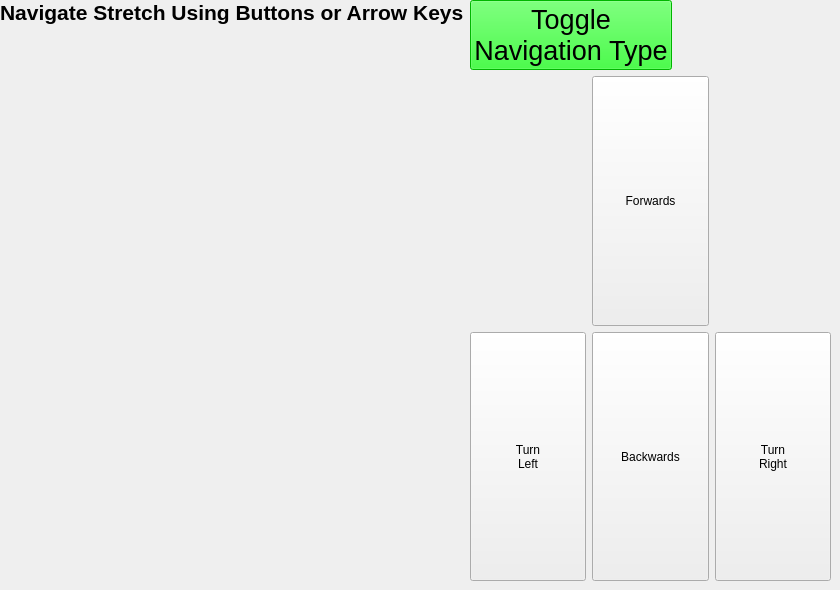
      <widget class="QWidget" name="page_6">
       <widget class="QWidget" name="horizontalLayoutWidget_5">
        <property name="geometry">
         <rect>
          <x>0</x>
          <y>0</y>
          <width>831</width>
          <height>581</height>
         </rect>
        </property>
        <layout class="QHBoxLayout" name="horizontalLayout_6">
         <item>
          <layout class="QVBoxLayout" name="verticalLayout_10">
           <item>
            <widget class="QLabel" name="InstructionLabelPage6">
             <property name="sizePolicy">
              <sizepolicy hsizetype="Preferred" vsizetype="Maximum">
               <horstretch>0</horstretch>
               <verstretch>0</verstretch>
              </sizepolicy>
             </property>
             <property name="palette">
              <palette>
               <active>
                <colorrole role="Button">
                 <brush brushstyle="SolidPattern">
                  <color alpha="255">
                   <red>255</red>
                   <green>255</green>
                   <blue>255</blue>
                  </color>
                 </brush>
                </colorrole>
                <colorrole role="Midlight">
                 <brush brushstyle="SolidPattern">
                  <color alpha="255">
                   <red>255</red>
                   <green>255</green>
                   <blue>255</blue>
                  </color>
                 </brush>
                </colorrole>
                <colorrole role="Dark">
                 <brush brushstyle="SolidPattern">
                  <color alpha="255">
                   <red>127</red>
                   <green>127</green>
                   <blue>127</blue>
                  </color>
                 </brush>
                </colorrole>
                <colorrole role="Mid">
                 <brush brushstyle="SolidPattern">
                  <color alpha="255">
                   <red>170</red>
                   <green>170</green>
                   <blue>170</blue>
                  </color>
                 </brush>
                </colorrole>
                <colorrole role="Window">
                 <brush brushstyle="SolidPattern">
                  <color alpha="255">
                   <red>255</red>
                   <green>255</green>
                   <blue>255</blue>
                  </color>
                 </brush>
                </colorrole>
                <colorrole role="Shadow">
                 <brush brushstyle="SolidPattern">
                  <color alpha="255">
                   <red>0</red>
                   <green>0</green>
                   <blue>0</blue>
                  </color>
                 </brush>
                </colorrole>
                <colorrole role="AlternateBase">
                 <brush brushstyle="SolidPattern">
                  <color alpha="255">
                   <red>255</red>
                   <green>255</green>
                   <blue>255</blue>
                  </color>
                 </brush>
                </colorrole>
               </active>
               <inactive>
                <colorrole role="Button">
                 <brush brushstyle="SolidPattern">
                  <color alpha="255">
                   <red>255</red>
                   <green>255</green>
                   <blue>255</blue>
                  </color>
                 </brush>
                </colorrole>
                <colorrole role="Midlight">
                 <brush brushstyle="SolidPattern">
                  <color alpha="255">
                   <red>255</red>
                   <green>255</green>
                   <blue>255</blue>
                  </color>
                 </brush>
                </colorrole>
                <colorrole role="Dark">
                 <brush brushstyle="SolidPattern">
                  <color alpha="255">
                   <red>127</red>
                   <green>127</green>
                   <blue>127</blue>
                  </color>
                 </brush>
                </colorrole>
                <colorrole role="Mid">
                 <brush brushstyle="SolidPattern">
                  <color alpha="255">
                   <red>170</red>
                   <green>170</green>
                   <blue>170</blue>
                  </color>
                 </brush>
                </colorrole>
                <colorrole role="Window">
                 <brush brushstyle="SolidPattern">
                  <color alpha="255">
                   <red>255</red>
                   <green>255</green>
                   <blue>255</blue>
                  </color>
                 </brush>
                </colorrole>
                <colorrole role="Shadow">
                 <brush brushstyle="SolidPattern">
                  <color alpha="255">
                   <red>0</red>
                   <green>0</green>
                   <blue>0</blue>
                  </color>
                 </brush>
                </colorrole>
                <colorrole role="AlternateBase">
                 <brush brushstyle="SolidPattern">
                  <color alpha="255">
                   <red>255</red>
                   <green>255</green>
                   <blue>255</blue>
                  </color>
                 </brush>
                </colorrole>
               </inactive>
               <disabled>
                <colorrole role="Button">
                 <brush brushstyle="SolidPattern">
                  <color alpha="255">
                   <red>255</red>
                   <green>255</green>
                   <blue>255</blue>
                  </color>
                 </brush>
                </colorrole>
                <colorrole role="Midlight">
                 <brush brushstyle="SolidPattern">
                  <color alpha="255">
                   <red>255</red>
                   <green>255</green>
                   <blue>255</blue>
                  </color>
                 </brush>
                </colorrole>
                <colorrole role="Dark">
                 <brush brushstyle="SolidPattern">
                  <color alpha="255">
                   <red>127</red>
                   <green>127</green>
                   <blue>127</blue>
                  </color>
                 </brush>
                </colorrole>
                <colorrole role="Mid">
                 <brush brushstyle="SolidPattern">
                  <color alpha="255">
                   <red>170</red>
                   <green>170</green>
                   <blue>170</blue>
                  </color>
                 </brush>
                </colorrole>
                <colorrole role="Window">
                 <brush brushstyle="SolidPattern">
                  <color alpha="255">
                   <red>255</red>
                   <green>255</green>
                   <blue>255</blue>
                  </color>
                 </brush>
                </colorrole>
                <colorrole role="Shadow">
                 <brush brushstyle="SolidPattern">
                  <color alpha="255">
                   <red>0</red>
                   <green>0</green>
                   <blue>0</blue>
                  </color>
                 </brush>
                </colorrole>
                <colorrole role="AlternateBase">
                 <brush brushstyle="SolidPattern">
                  <color alpha="255">
                   <red>255</red>
                   <green>255</green>
                   <blue>255</blue>
                  </color>
                 </brush>
                </colorrole>
               </disabled>
              </palette>
             </property>
             <property name="font">
              <font>
               <pointsize>16</pointsize>
               <bold>true</bold>
              </font>
             </property>
             <property name="frameShape">
              <enum>QFrame::NoFrame</enum>
             </property>
             <property name="text">
              <string>Navigate Stretch Using Buttons or Arrow Keys</string>
             </property>
             <property name="scaledContents">
              <bool>false</bool>
             </property>
            </widget>
           </item>
           <item>
            <widget class="SceneViewer" name="DisplayCamera_2">
             <property name="enabled">
              <bool>true</bool>
             </property>
             <property name="frameShape">
              <enum>QFrame::NoFrame</enum>
             </property>
             <property name="text">
              <string/>
             </property>
             <property name="pixmap">
              <pixmap>../../catkin_ws/src/stretch_ros/stretch_gui_client/stretch_uml/src/stretch_uml/loading_icon.png</pixmap>
             </property>
             <property name="scaledContents">
              <bool>true</bool>
             </property>
            </widget>
           </item>
          </layout>
         </item>
         <item>
          <layout class="QVBoxLayout" name="verticalLayout_11">
           <item>
            <widget class="QPushButton" name="ButtonToggleNavType_2">
             <property name="sizePolicy">
              <sizepolicy hsizetype="Maximum" vsizetype="Maximum">
               <horstretch>0</horstretch>
               <verstretch>0</verstretch>
              </sizepolicy>
             </property>
             <property name="palette">
              <palette>
               <active>
                <colorrole role="Button">
                 <brush brushstyle="SolidPattern">
                  <color alpha="255">
                   <red>0</red>
                   <green>255</green>
                   <blue>0</blue>
                  </color>
                 </brush>
                </colorrole>
                <colorrole role="Light">
                 <brush brushstyle="SolidPattern">
                  <color alpha="255">
                   <red>127</red>
                   <green>255</green>
                   <blue>127</blue>
                  </color>
                 </brush>
                </colorrole>
                <colorrole role="Midlight">
                 <brush brushstyle="SolidPattern">
                  <color alpha="255">
                   <red>63</red>
                   <green>255</green>
                   <blue>63</blue>
                  </color>
                 </brush>
                </colorrole>
                <colorrole role="Dark">
                 <brush brushstyle="SolidPattern">
                  <color alpha="255">
                   <red>0</red>
                   <green>127</green>
                   <blue>0</blue>
                  </color>
                 </brush>
                </colorrole>
                <colorrole role="Mid">
                 <brush brushstyle="SolidPattern">
                  <color alpha="255">
                   <red>0</red>
                   <green>170</green>
                   <blue>0</blue>
                  </color>
                 </brush>
                </colorrole>
                <colorrole role="Window">
                 <brush brushstyle="SolidPattern">
                  <color alpha="255">
                   <red>0</red>
                   <green>255</green>
                   <blue>0</blue>
                  </color>
                 </brush>
                </colorrole>
                <colorrole role="Shadow">
                 <brush brushstyle="SolidPattern">
                  <color alpha="255">
                   <red>0</red>
                   <green>0</green>
                   <blue>0</blue>
                  </color>
                 </brush>
                </colorrole>
                <colorrole role="AlternateBase">
                 <brush brushstyle="SolidPattern">
                  <color alpha="255">
                   <red>127</red>
                   <green>255</green>
                   <blue>127</blue>
                  </color>
                 </brush>
                </colorrole>
               </active>
               <inactive>
                <colorrole role="Button">
                 <brush brushstyle="SolidPattern">
                  <color alpha="255">
                   <red>0</red>
                   <green>255</green>
                   <blue>0</blue>
                  </color>
                 </brush>
                </colorrole>
                <colorrole role="Light">
                 <brush brushstyle="SolidPattern">
                  <color alpha="255">
                   <red>127</red>
                   <green>255</green>
                   <blue>127</blue>
                  </color>
                 </brush>
                </colorrole>
                <colorrole role="Midlight">
                 <brush brushstyle="SolidPattern">
                  <color alpha="255">
                   <red>63</red>
                   <green>255</green>
                   <blue>63</blue>
                  </color>
                 </brush>
                </colorrole>
                <colorrole role="Dark">
                 <brush brushstyle="SolidPattern">
                  <color alpha="255">
                   <red>0</red>
                   <green>127</green>
                   <blue>0</blue>
                  </color>
                 </brush>
                </colorrole>
                <colorrole role="Mid">
                 <brush brushstyle="SolidPattern">
                  <color alpha="255">
                   <red>0</red>
                   <green>170</green>
                   <blue>0</blue>
                  </color>
                 </brush>
                </colorrole>
                <colorrole role="Window">
                 <brush brushstyle="SolidPattern">
                  <color alpha="255">
                   <red>0</red>
                   <green>255</green>
                   <blue>0</blue>
                  </color>
                 </brush>
                </colorrole>
                <colorrole role="Shadow">
                 <brush brushstyle="SolidPattern">
                  <color alpha="255">
                   <red>0</red>
                   <green>0</green>
                   <blue>0</blue>
                  </color>
                 </brush>
                </colorrole>
                <colorrole role="AlternateBase">
                 <brush brushstyle="SolidPattern">
                  <color alpha="255">
                   <red>127</red>
                   <green>255</green>
                   <blue>127</blue>
                  </color>
                 </brush>
                </colorrole>
               </inactive>
               <disabled>
                <colorrole role="Button">
                 <brush brushstyle="SolidPattern">
                  <color alpha="255">
                   <red>0</red>
                   <green>255</green>
                   <blue>0</blue>
                  </color>
                 </brush>
                </colorrole>
                <colorrole role="Light">
                 <brush brushstyle="SolidPattern">
                  <color alpha="255">
                   <red>127</red>
                   <green>255</green>
                   <blue>127</blue>
                  </color>
                 </brush>
                </colorrole>
                <colorrole role="Midlight">
                 <brush brushstyle="SolidPattern">
                  <color alpha="255">
                   <red>63</red>
                   <green>255</green>
                   <blue>63</blue>
                  </color>
                 </brush>
                </colorrole>
                <colorrole role="Dark">
                 <brush brushstyle="SolidPattern">
                  <color alpha="255">
                   <red>0</red>
                   <green>127</green>
                   <blue>0</blue>
                  </color>
                 </brush>
                </colorrole>
                <colorrole role="Mid">
                 <brush brushstyle="SolidPattern">
                  <color alpha="255">
                   <red>0</red>
                   <green>170</green>
                   <blue>0</blue>
                  </color>
                 </brush>
                </colorrole>
                <colorrole role="Window">
                 <brush brushstyle="SolidPattern">
                  <color alpha="255">
                   <red>0</red>
                   <green>255</green>
                   <blue>0</blue>
                  </color>
                 </brush>
                </colorrole>
                <colorrole role="Shadow">
                 <brush brushstyle="SolidPattern">
                  <color alpha="255">
                   <red>0</red>
                   <green>0</green>
                   <blue>0</blue>
                  </color>
                 </brush>
                </colorrole>
                <colorrole role="AlternateBase">
                 <brush brushstyle="SolidPattern">
                  <color alpha="255">
                   <red>0</red>
                   <green>255</green>
                   <blue>0</blue>
                  </color>
                 </brush>
                </colorrole>
               </disabled>
              </palette>
             </property>
             <property name="font">
              <font>
               <pointsize>20</pointsize>
               <bold>false</bold>
              </font>
             </property>
             <property name="text">
              <string>Toggle
Navigation Type</string>
             </property>
            </widget>
           </item>
           <item>
            <layout class="QGridLayout" name="gridLayout_6">
             <item row="1" column="1">
              <widget class="QPushButton" name="ButtonBackwards">
               <property name="sizePolicy">
                <sizepolicy hsizetype="Preferred" vsizetype="Preferred">
                 <horstretch>0</horstretch>
                 <verstretch>0</verstretch>
                </sizepolicy>
               </property>
               <property name="text">
                <string>Backwards</string>
               </property>
              </widget>
             </item>
             <item row="1" column="0">
              <widget class="QPushButton" name="ButtonTurnLeft">
               <property name="sizePolicy">
                <sizepolicy hsizetype="Preferred" vsizetype="Preferred">
                 <horstretch>0</horstretch>
                 <verstretch>0</verstretch>
                </sizepolicy>
               </property>
               <property name="text">
                <string>Turn
Left</string>
               </property>
              </widget>
             </item>
             <item row="0" column="1">
              <widget class="QPushButton" name="ButtonForward">
               <property name="sizePolicy">
                <sizepolicy hsizetype="Preferred" vsizetype="Preferred">
                 <horstretch>0</horstretch>
                 <verstretch>0</verstretch>
                </sizepolicy>
               </property>
               <property name="text">
                <string>Forwards</string>
               </property>
              </widget>
             </item>
             <item row="1" column="2">
              <widget class="QPushButton" name="ButtonTurnRight">
               <property name="sizePolicy">
                <sizepolicy hsizetype="Preferred" vsizetype="Preferred">
                 <horstretch>0</horstretch>
                 <verstretch>0</verstretch>
                </sizepolicy>
               </property>
               <property name="text">
                <string>Turn
Right</string>
               </property>
              </widget>
             </item>
            </layout>
           </item>
          </layout>
         </item>
        </layout>
       </widget>
      </widget>
